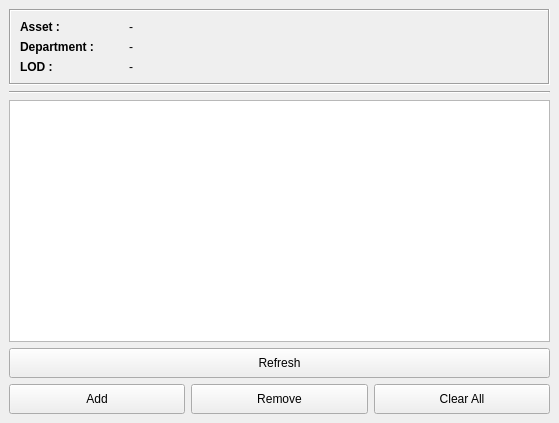
<?xml version="1.0" encoding="UTF-8"?>
<ui version="4.0">
 <class>assetFixUI</class>
 <widget class="QMainWindow" name="assetFixUI">
  <property name="geometry">
   <rect>
    <x>0</x>
    <y>0</y>
    <width>559</width>
    <height>423</height>
   </rect>
  </property>
  <property name="windowTitle">
   <string>MainWindow</string>
  </property>
  <widget class="QWidget" name="centralwidget">
   <layout class="QVBoxLayout" name="verticalLayout_3">
    <item>
     <widget class="QFrame" name="frame">
      <property name="frameShape">
       <enum>QFrame::Box</enum>
      </property>
      <property name="frameShadow">
       <enum>QFrame::Sunken</enum>
      </property>
      <layout class="QVBoxLayout" name="verticalLayout_2">
       <item>
        <layout class="QGridLayout" name="gridLayout_2" columnstretch="1,4">
         <item row="0" column="1">
          <widget class="QLabel" name="asset_label">
           <property name="text">
            <string>-</string>
           </property>
          </widget>
         </item>
         <item row="1" column="1">
          <widget class="QLabel" name="department_label">
           <property name="text">
            <string>-</string>
           </property>
          </widget>
         </item>
         <item row="1" column="0">
          <widget class="QLabel" name="label_3">
           <property name="font">
            <font>
             <weight>75</weight>
             <bold>true</bold>
            </font>
           </property>
           <property name="text">
            <string>Department : </string>
           </property>
          </widget>
         </item>
         <item row="0" column="0">
          <widget class="QLabel" name="label">
           <property name="font">
            <font>
             <weight>75</weight>
             <bold>true</bold>
            </font>
           </property>
           <property name="text">
            <string>Asset : </string>
           </property>
          </widget>
         </item>
         <item row="2" column="1">
          <widget class="QLabel" name="lod_label">
           <property name="text">
            <string>-</string>
           </property>
          </widget>
         </item>
         <item row="2" column="0">
          <widget class="QLabel" name="label_5">
           <property name="font">
            <font>
             <weight>75</weight>
             <bold>true</bold>
            </font>
           </property>
           <property name="text">
            <string>LOD : </string>
           </property>
          </widget>
         </item>
        </layout>
       </item>
      </layout>
     </widget>
    </item>
    <item>
     <widget class="Line" name="line">
      <property name="orientation">
       <enum>Qt::Horizontal</enum>
      </property>
     </widget>
    </item>
    <item>
     <widget class="QListWidget" name="set_listWidget"/>
    </item>
    <item>
     <widget class="QPushButton" name="refresh_pushButton">
      <property name="minimumSize">
       <size>
        <width>0</width>
        <height>30</height>
       </size>
      </property>
      <property name="text">
       <string>Refresh</string>
      </property>
     </widget>
    </item>
    <item>
     <layout class="QHBoxLayout" name="horizontalLayout">
      <item>
       <widget class="QPushButton" name="add_pushButton">
        <property name="minimumSize">
         <size>
          <width>0</width>
          <height>30</height>
         </size>
        </property>
        <property name="text">
         <string>Add</string>
        </property>
       </widget>
      </item>
      <item>
       <widget class="QPushButton" name="remove_pushButton">
        <property name="minimumSize">
         <size>
          <width>0</width>
          <height>30</height>
         </size>
        </property>
        <property name="text">
         <string>Remove</string>
        </property>
       </widget>
      </item>
      <item>
       <widget class="QPushButton" name="clearAll_pushButton">
        <property name="minimumSize">
         <size>
          <width>0</width>
          <height>30</height>
         </size>
        </property>
        <property name="text">
         <string>Clear All</string>
        </property>
       </widget>
      </item>
     </layout>
    </item>
   </layout>
  </widget>
  <widget class="QMenuBar" name="menubar">
   <property name="geometry">
    <rect>
     <x>0</x>
     <y>0</y>
     <width>559</width>
     <height>21</height>
    </rect>
   </property>
  </widget>
 </widget>
 <resources/>
 <connections/>
</ui>
